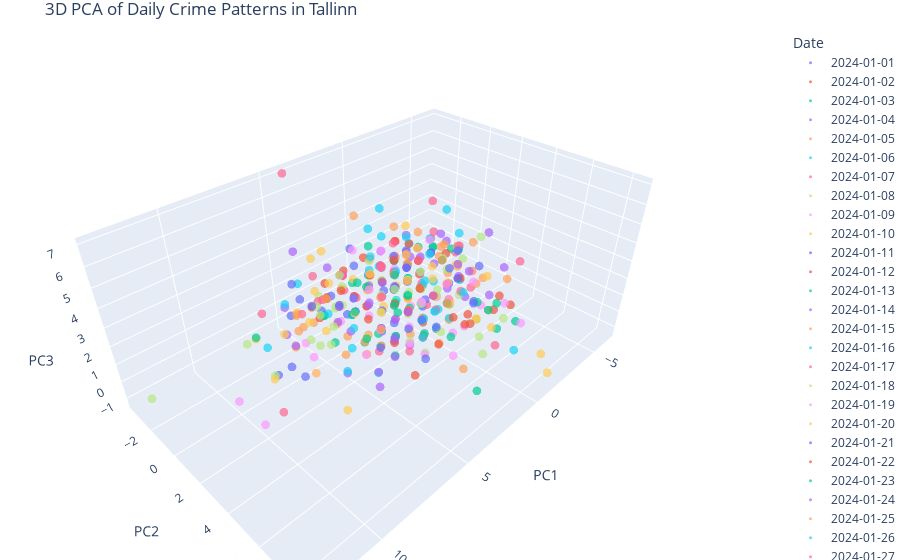

The code cell stored with this chart in its notebook:
### Code cell
import plotly.express as px
import pandas as pd

# Assuming `X_pca` and `daily_crime_matrix` are already defined
pca_df = pd.DataFrame(X_pca, columns=['PC1', 'PC2', 'PC3'], index=daily_crime_matrix.index)
pca_df['Date'] = pca_df.index

fig = px.scatter_3d(
    pca_df,
    x='PC1',
    y='PC2',
    z='PC3',
    color=pca_df['Date'].astype(str),
    title='3D PCA of Daily Crime Patterns in Tallinn',
    labels={'color': 'Date'},
    opacity=0.7,
    color_continuous_scale='Viridis'
)

fig.update_traces(marker=dict(size=3))
fig.update_layout(margin=dict(l=0, r=0, b=0, t=30))
fig.show()
